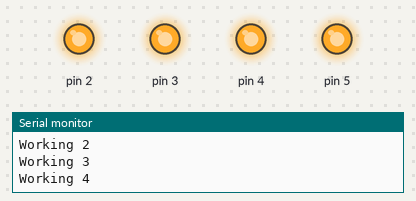
The sketch below on a simulated Arduino Uno, built with avr-gcc and run on an emulated ATmega328P. Parts: output pins drawn as LEDs (lit = HIGH), the last lines printed to the serial monitor.

Above: at 0.32 s.
At 0.87 s:
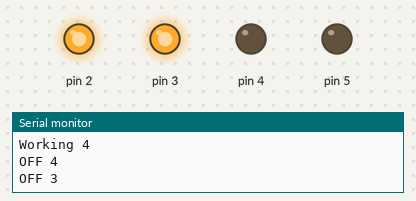
At 1.12 s:
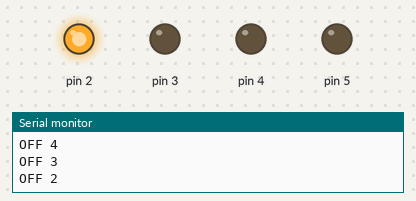
At 2.12 s:
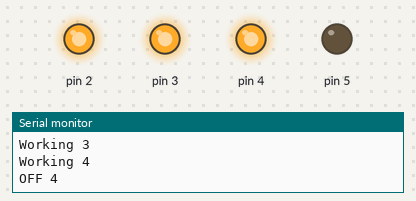
At 2.87 s:
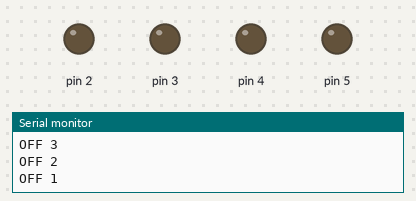
Timing chart, 0 to 3.5 s (numbered marks = the images above):
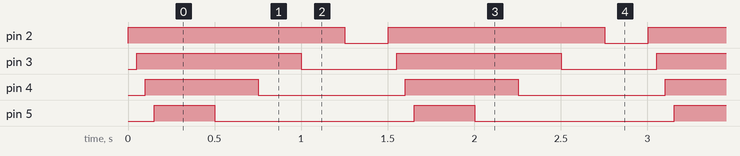

Measured:
- by itself, pin 2: alternates HIGH for 1.3 s and LOW for 0.25 s
- by itself, pin 3: alternates HIGH for 0.95 s and LOW for 0.55 s
- by itself, pin 4: alternates HIGH for 0.65 s and LOW for 0.85 s
- by itself, pin 5: alternates HIGH for 0.35 s and LOW for 1.2 s

The sketch:

Arrays_pulseLED.ino
```cpp
int pinLed[] {2,3,4,5};
int delayTime = 50;

void setup() {
  // put your setup code here, to run once:
  Serial.begin(9600);
  for (int i = 0; i < 5; i++)
  {
    pinMode(pinLed[i], OUTPUT);
  }

}

void loop() {
  // put your main code here, to run repeatedly:
  for (int i = 0; i <= 4; i++)
  {
   digitalWrite(pinLed[i],HIGH);
   delay(delayTime);
   Serial.println("Working " +  String(i));
  }
/*
  for (int i = 0; i <= 4; i++)
  {
   digitalWrite(pinLed[i],LOW);
   delay(delayTime);
  }
*/
  for (int i = 4; i >= 0; i--)
  {
    digitalWrite(pinLed[i], LOW);
    delay(delayTime*5);
   Serial.println("OFF " +  String(i));
  }

}
```
